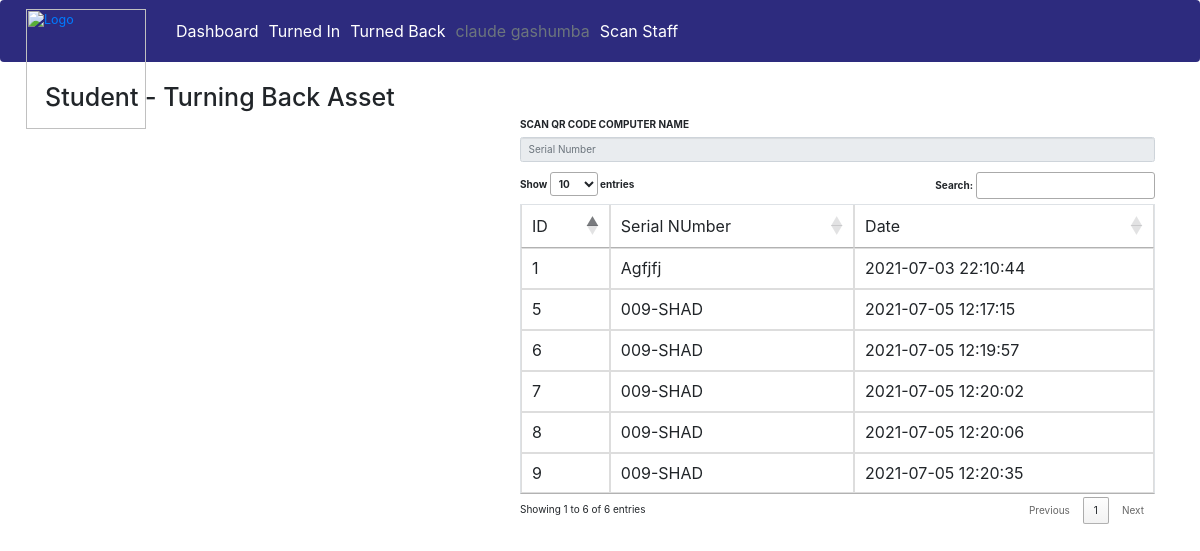
Screenshot of /user/scan-rerecord.php (signed in) with the database file from the repository.
### tables this page shows
CREATE TABLE `qrcodeasset` (
  `id` int(11) NOT NULL,
  `serialnumber` varchar(50) NOT NULL,
  `datebooking` timestamp NOT NULL DEFAULT current_timestamp(),
  `status` int(4) NOT NULL
);

### user/scan-rerecord.php (the view, shortened to what this page needs)
<?php
if (strlen($_SESSION['id']) == 0) {
    header('location:index.php');
} else {
?>
<html>
<head>
    <link rel="stylesheet" href="https://maxcdn.bootstrapcdn.com/bootstrap/3.4.1/css/bootstrap.min.css">
    <link rel="stylesheet" href="https://maxcdn.bootstrapcdn.com/bootstrap/4.5.2/css/bootstrap.min.css">
    <link rel="stylesheet" href="https://cdn.datatables.net/1.10.25/css/jquery.dataTables.min.css">
</head>
<body>
<?php include('includes/menu1.php') ?>
    <div class="container">
    <h1>Student - Turning Back Asset</h1>
        <div class="row">
            <div class="col-md-5">
                <video id="preview" width="100%"></video>
            </div>
            <div class="col-md-7">
                <form action="update1.php" method="POST" class="form-horintal">
                    <label>SCAN QR CODE COMPUTER NAME</label>
                    <input type="text" name="text" id="text" readonly placeholder="Serial Number" class="form-control">
                </form>
                <table id="example" class="table table-bordered">
                    <thead>
                        <tr>
                            <td>ID</td>
                            <td>Serial NUmber</td>
                            <td>Date</td>
                        </tr>
                    </thead>
                    <tbody>
                        <?php
                        include('includes/config.php');
                        $sql = mysqli_query($con, "SELECT * FROM qrcodeasset WHERE status=0");
                        while ($row = mysqli_fetch_array($sql)) {
                        ?>
                            <tr>
                                <td><?php echo $row['id']; ?></td>
                                <td><?php echo $row['serialnumber']; ?></td>
                                <td><?php echo $row['datebooking']; ?></td>
                            </tr>
                        <?php
                        }
                        ?>
                    </tbody>
                </table>
            </div>
        </div>
    </div>
</body>
</html>
<?php
}
?>

### rows the page displays
qrcodeasset: id "1", serialnumber "Agfjfj", datebooking "2021-07-03 22:10:44"
qrcodeasset: id "5", serialnumber "009-SHAD", datebooking "2021-07-05 12:17:15"
qrcodeasset: id "6", serialnumber "009-SHAD", datebooking "2021-07-05 12:19:57"
qrcodeasset: id "7", serialnumber "009-SHAD", datebooking "2021-07-05 12:20:02"
qrcodeasset: id "8", serialnumber "009-SHAD", datebooking "2021-07-05 12:20:06"
qrcodeasset: id "9", serialnumber "009-SHAD", datebooking "2021-07-05 12:20:35"

### other values shown
$_SESSION['fn'] "claude"
$_SESSION['ln'] "gashumba"
